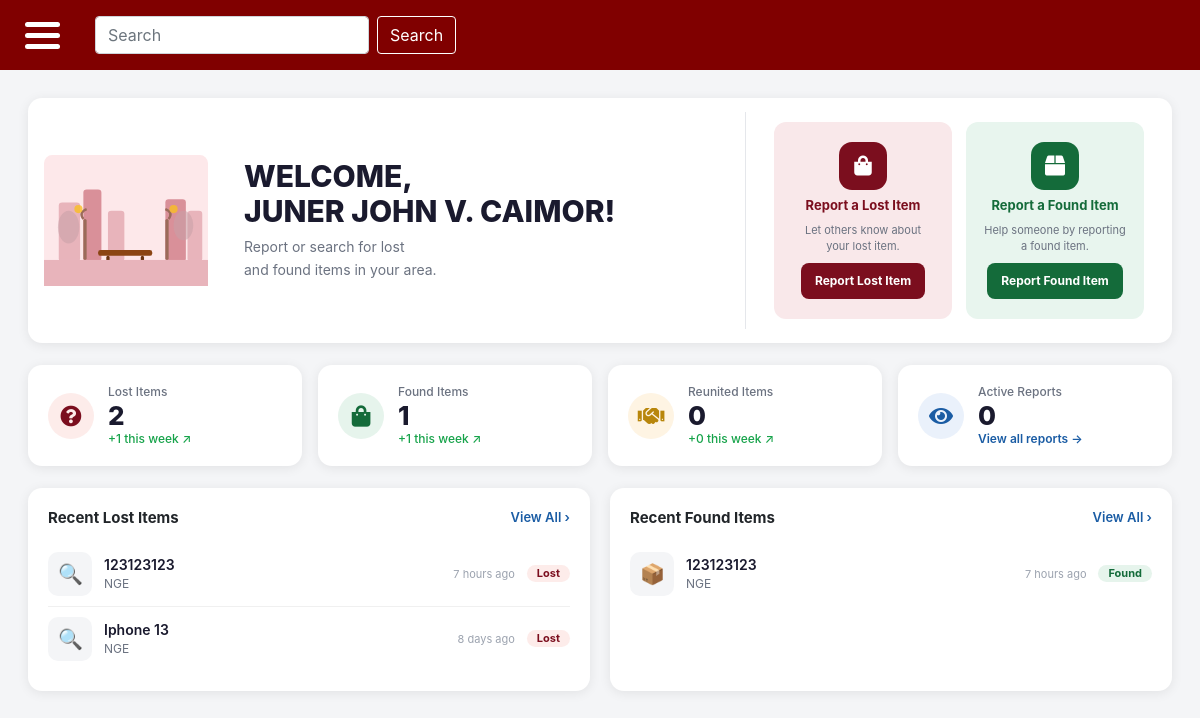
Page /dashboard.php (signed in) on the earlier database version.
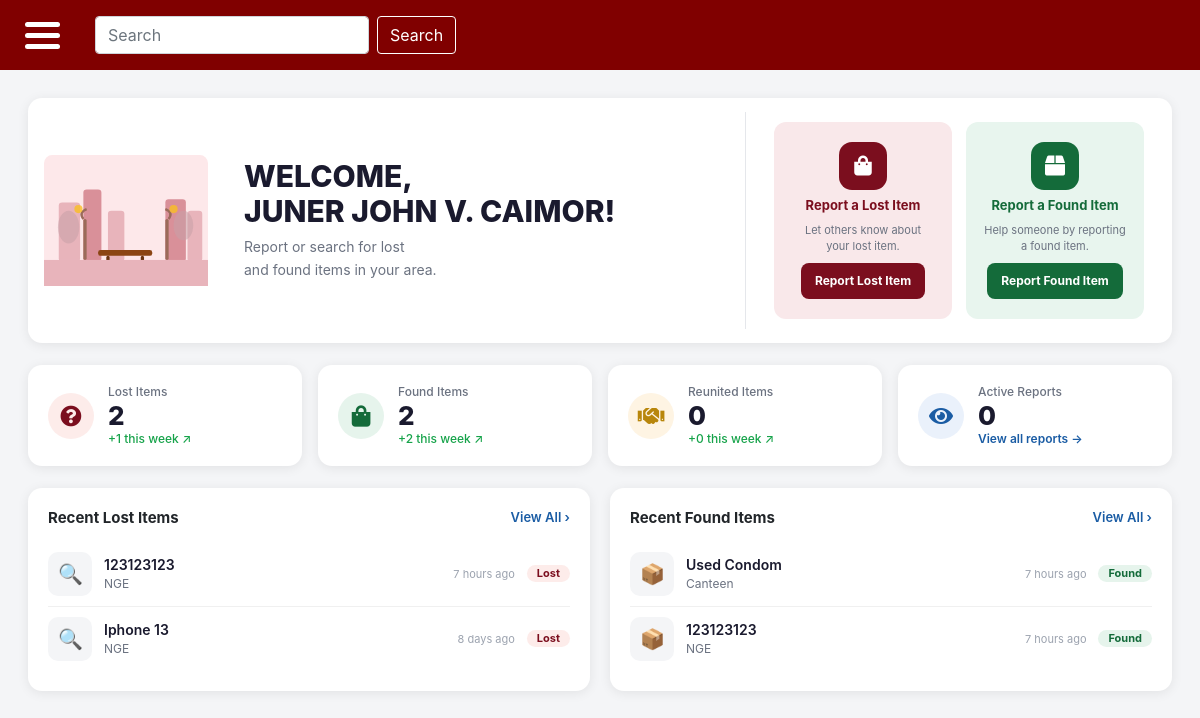
Same page on the later database version.
### tables this page shows
CREATE TABLE `posts` (
  `post_id` int(11) NOT NULL,
  `user_id` int(11) DEFAULT NULL,
  `location_id` int(11) DEFAULT NULL,
  `specific_location` varchar(255) DEFAULT NULL,
  `category_id` int(11) DEFAULT NULL,
  `dropOff_id` int(11) DEFAULT NULL,
  `type` varchar(255) DEFAULT NULL,
  `itemName` varchar(255) DEFAULT NULL,
  `publicDescription` varchar(255) DEFAULT NULL,
  `privateDetails` varchar(255) DEFAULT NULL,
  `currentStatus` varchar(20) DEFAULT 'PENDING',
  `dateReported` datetime DEFAULT current_timestamp(),
  `expirationDate` datetime DEFAULT NULL
);

CREATE TABLE `location` (
  `location_id` int(11) NOT NULL,
  `locationName` varchar(255) NOT NULL,
  `zone` varchar(100) NOT NULL
);

### dashboard.php (the view, shortened to what the changed rows need)
<?php
require_once 'connect.php';
$foundCount    = $connection->query("SELECT COUNT(*) AS c FROM posts WHERE type='FOUND'")->fetch_assoc()['c'] ?? 0;
$foundWeek    = $connection->query("SELECT COUNT(*) AS c FROM posts WHERE type='FOUND' AND dateReported >= NOW() - INTERVAL 7 DAY")->fetch_assoc()['c'] ?? 0;
$recentLostResult = $connection->query("
    SELECT p.post_id, p.itemName, p.dateReported, p.currentStatus, l.locationName
    FROM posts p
    LEFT JOIN location l ON p.location_id = l.location_id
    WHERE p.type = 'LOST'
    ORDER BY p.dateReported DESC
    LIMIT 3
");
$recentLost = $recentLostResult ? $recentLostResult->fetch_all(MYSQLI_ASSOC) : [];
$recentFoundResult = $connection->query("
    SELECT p.post_id, p.itemName, p.dateReported, p.currentStatus, l.locationName
    FROM posts p
    LEFT JOIN location l ON p.location_id = l.location_id
    WHERE p.type = 'FOUND'
    ORDER BY p.dateReported DESC
    LIMIT 3
");
$recentFound = $recentFoundResult ? $recentFoundResult->fetch_all(MYSQLI_ASSOC) : [];
function timeAgo($datetime) {
    $diff = time() - strtotime($datetime);
    if ($diff < 86400) return floor($diff/3600)  . ' hours ago';
    return floor($diff/86400) . ' days ago';
}
?>
<?php include 'header_footer/main-header.php'; ?>
<link rel="stylesheet" href="https://cdnjs.cloudflare.com/ajax/libs/font-awesome/5.15.4/css/all.min.css">
<div class="layout">
    <?php include 'side-menu.php'; ?>
    <div class="main-content">
        <div class="db-wrap">
            <div class="hero-card">
                <div class="hero-text">
                    <h1>WELCOME,<br><?= strtoupper(htmlspecialchars($user1['full_name'] ?? 'USER')) ?>!</h1>
                </div>
            </div>
            <div class="stats-grid">
                <div class="stat-card">
                    <div class="stat-info">
                        <div class="lbl">Found Items</div>
                        <div class="num"><?= $foundCount ?></div>
                        <div class="trnd">+<?= $foundWeek ?> this week ↗</div>
                    </div>
                </div>
            </div>
            <div class="recent-grid">
                <div class="rc-card">
                    <?php if (empty($recentLost)): ?>
                        <div class="empty-state">No lost items reported yet.</div>
                    <?php else: ?>
                        <?php foreach ($recentLost as $item): ?>
                        <div class="item-row">
                            <div class="item-ico">🔍</div>
                            <div class="item-info">
                                <div class="nm"><?= htmlspecialchars($item['itemName'] ?? '—') ?></div>
                                <div class="loc"><?= htmlspecialchars($item['locationName'] ?? 'Unknown location') ?></div>
                            </div>
                            <span class="item-time"><?= timeAgo($item['dateReported']) ?></span>
                            <span class="badge lost">Lost</span>
                        </div>
                        <?php endforeach; ?>
                    <?php endif; ?>
                </div>
                <div class="rc-card">
                    <?php if (empty($recentFound)): ?>
                        <div class="empty-state">No found items reported yet.</div>
                    <?php else: ?>
                        <?php foreach ($recentFound as $item): ?>
                        <div class="item-row">
                            <div class="item-ico">📦</div>
                            <div class="item-info">
                                <div class="nm"><?= htmlspecialchars($item['itemName'] ?? '—') ?></div>
                                <div class="loc"><?= htmlspecialchars($item['locationName'] ?? 'Unknown location') ?></div>
                            </div>
                            <span class="item-time"><?= timeAgo($item['dateReported']) ?></span>
                            <span class="badge found">Found</span>
                        </div>
                        <?php endforeach; ?>
                    <?php endif; ?>
                </div>
            </div>
        </div>
    </div>
</div>
<?php include 'header_footer/footer.php'; ?>

Differences in the rows shown:
added posts: itemName "Used Condom", location.locationName "Canteen", dateReported "7 hours ago", shown under "Recent Found Items"
Other differences:
$foundCount: "1" → "2"
$foundWeek: "1" → "2"
